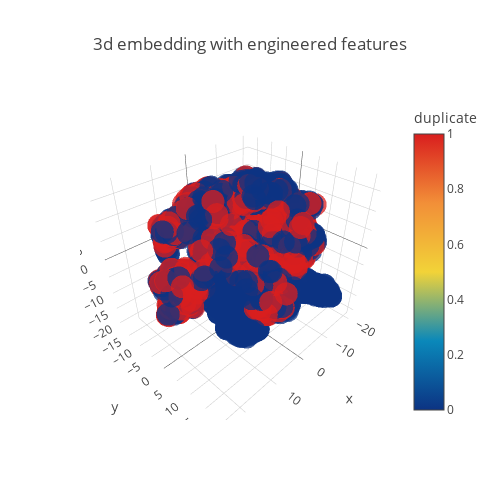

The cell this chart's notebook holds for it:
### Code cell
trace1 = go.Scatter3d(
    x=tsne3d[:,0],
    y=tsne3d[:,1],
    z=tsne3d[:,2],
    mode='markers',
    marker=dict(
        sizemode='diameter',
        color = y,
        colorscale = 'Portland',
        colorbar = dict(title = 'duplicate'),
        line=dict(color='rgb(255, 255, 255)'),
        opacity=0.75
    )
)

data=[trace1]
layout=dict(height=500, width=500, title='3d embedding with engineered features')
fig=dict(data=data, layout=layout)
py.iplot(fig, filename='3DBubble')

### Figure 1 — Plotly figure (JSON) as saved in the notebook; plotly's stock layout.template omitted (floating-point values rounded to 4 significant figures; data arrays with more than 128 entries replaced by an {"elided": "..."} marker saying what was removed)
{"data": [{"uid": "4e73537b-c3d6-4e35-b7b9-485cc70256fd", "y": {"elided": "5000 float values"}, "mode": "markers", "marker": {"opacity": 0.75, "colorscale": "Portland", "color": {"elided": "5000 int values"}, "colorbar": {"title": {"text": "duplicate"}}, "sizemode": "diameter", "line": {"color": "rgb(255, 255, 255)"}}, "x": {"elided": "5000 float values"}, "z": {"elided": "5000 float values"}, "type": "scatter3d"}], "layout": {"width": 500, "title": {"text": "3d embedding with engineered features"}, "height": 500}}
